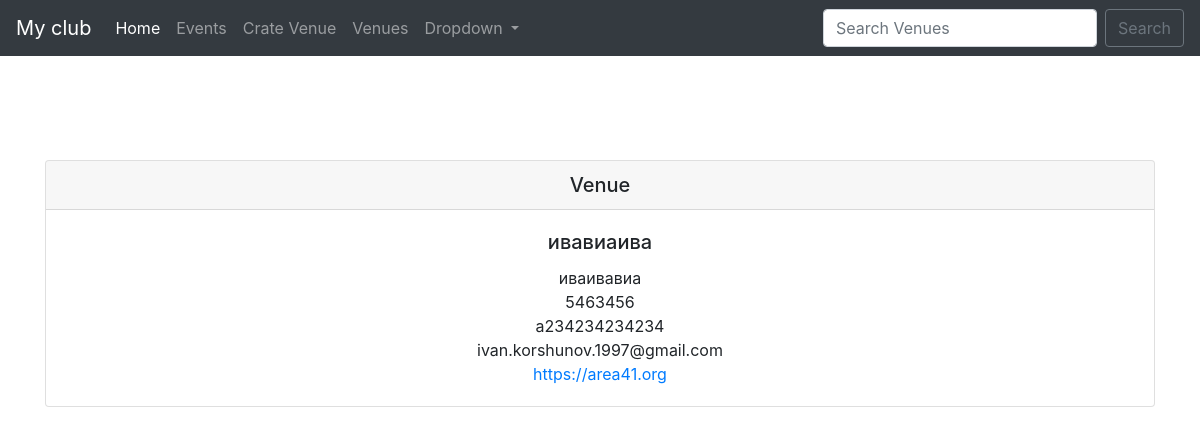
The page /show_venue/12 on the database its author committed.
### events/models.py (models this page shows)
class Venue(models.Model):
    name = models.CharField('Venue Name', max_length=120)
    address = models.CharField(max_length=300)
    zip_code = models.CharField('Zip Code', max_length=15)
    phone = models.CharField('Contact Phone', max_length=25, blank=True)
    web = models.URLField('Website Address', blank=True)
    email_address = models.EmailField('Email address', blank=True)
    def __str__(self):
        return self.name

### events/views.py (the view)
# urls.py: path('show_venue/<venue_id>', views.show_venue, name='show-venue'),
def show_venue(request, venue_id):
	venue = Venue.objects.get(id=venue_id)
	return render(request, 'events/show_venue.html', {
		'venue': venue
	})

### events/templates/events/show_venue.html (shortened to what this page needs)
{% extends 'events/base.html' %}
{% block content %}
    <center>
        <br><br>
        <div class="card">
              <h5 class="card-header">Venue</h5>
              <div class="card-body">
                    <h5 class="card-title">{{ venue }}</h5>
                    <p class="card-text">
                        {{ venue.address }}<br>
                        {{ venue.zip_code }}<br>
                        {{ venue.phone }}<br>
                        {{ venue.email_address }}<br>
                        <a href="{{ venue.web }}">{{ venue.web }}</a><br>
                    </p>
              </div>
        </div>
            <br><br>
    </center>
{% endblock %}

### rows shown on the page
Venue: name "ивавиаива", address "иваивавиа", zip_code "5463456", phone "а234234234234", email_address "ivan.korshunov.1997@gmail.com", web "https://area41.org"
